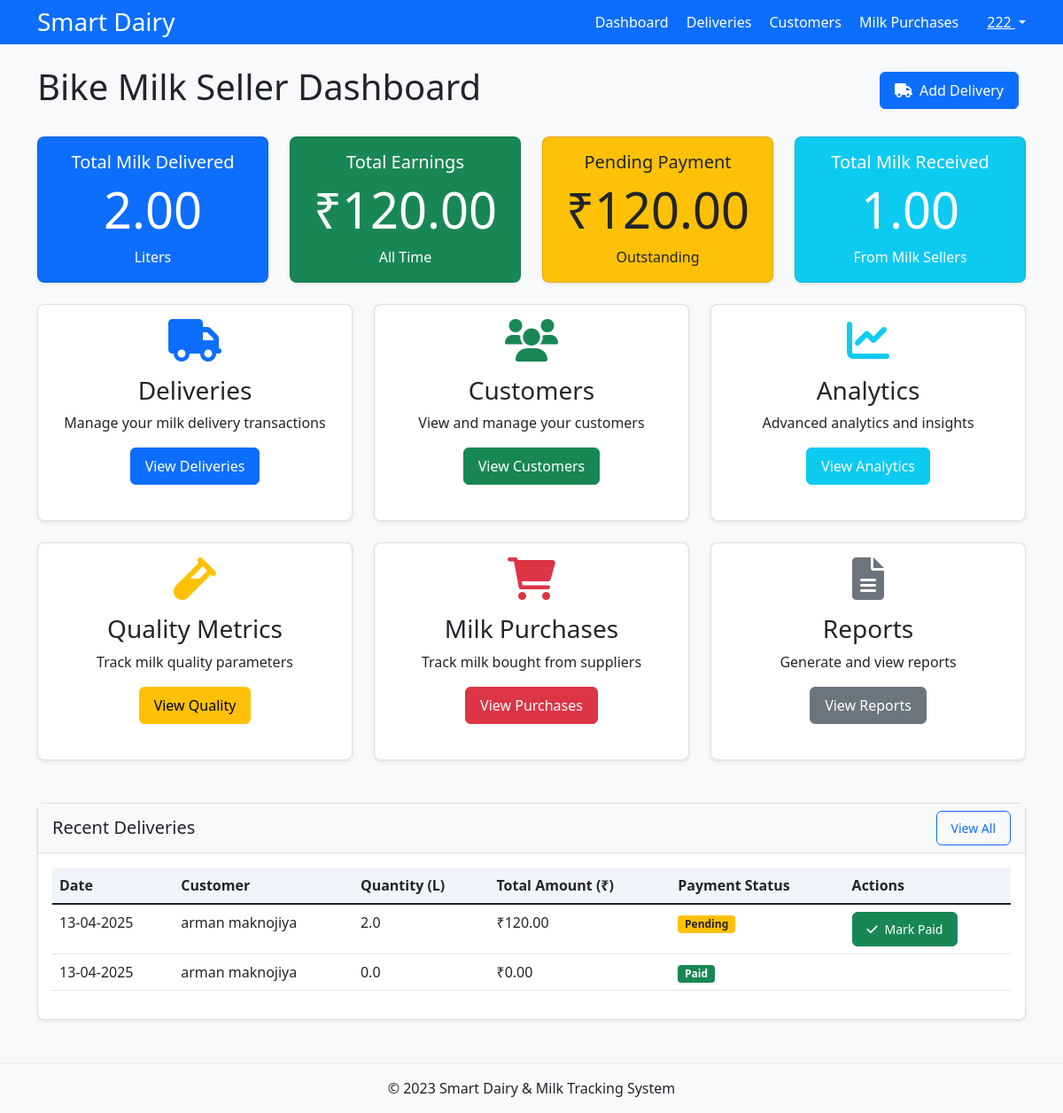
The page /bike-milk-seller/dashboard (signed in) on the database its author committed.
### app/models/user.py (models this page shows, shortened)
class User(UserMixin, db.Model):
    id = db.Column(db.Integer, primary_key=True)
    name = db.Column(db.String(100), nullable=False)
    email = db.Column(db.String(100), unique=True, nullable=False)
    password = db.Column(db.String(100), nullable=False)
    role = db.Column(db.String(20), nullable=False)
    phone = db.Column(db.String(15))
    address = db.Column(db.Text)
    created_at = db.Column(db.DateTime, default=datetime.utcnow)
    milk_transactions_as_seller = db.relationship(
        'MilkTransaction',
        foreign_keys='MilkTransaction.seller_id',
        backref='seller',
        lazy=True
    )
    milk_transactions_as_buyer = db.relationship(
        'MilkTransaction',
        foreign_keys='MilkTransaction.buyer_id',
        backref='buyer',
        lazy=True
    )
    delivery_transactions = db.relationship(
        'DeliveryTransaction',
        foreign_keys='DeliveryTransaction.bike_seller_id',
        backref='bike_seller',
        lazy=True
    )
    dairy_stocks = db.relationship(
        'DairyStock',
        foreign_keys='DairyStock.dairy_holder_id',
        backref='dairy_holder',
        lazy=True
    )
    purchase_transactions = db.relationship(
        'PurchaseTransaction',
        foreign_keys='PurchaseTransaction.buyer_id',
        backref='buyer',
        lazy=True
    )
    inventory_items = db.relationship(
        'Inventory',
        foreign_keys='Inventory.user_id',
        backref='owner',
        lazy=True
    )
    def is_bike_milk_seller(self):
        return self.role == UserRole.BIKE_MILK_SELLER or self.role == 'multi_role'

### app/models/transactions.py (models this page shows, shortened)
class DeliveryTransaction(db.Model):
    id = db.Column(db.Integer, primary_key=True)
    bike_seller_id = db.Column(db.Integer, db.ForeignKey('user.id'), nullable=False)
    customer_id = db.Column(db.Integer, db.ForeignKey('customer.id'), nullable=False)
    customer_name = db.Column(db.String(100), nullable=False)
    customer_address = db.Column(db.Text, nullable=False)
    quantity = db.Column(db.Float, nullable=False)  # in liters
    price_per_liter = db.Column(db.Float, nullable=False)
    total_amount = db.Column(db.Float, nullable=False)
    date = db.Column(db.DateTime, default=datetime.utcnow)
    created_at = db.Column(db.DateTime, default=datetime.utcnow)
    is_paid = db.Column(db.Boolean, default=False)
    payment_date = db.Column(db.DateTime)

### app/routes/bike_milk_seller.py (the view)
@bike_milk_seller.route('/dashboard')
@role_required
def dashboard():
    deliveries = DeliveryTransaction.query.filter_by(bike_seller_id=current_user.id) \
                                     .order_by(DeliveryTransaction.date.desc()) \
                                     .limit(10).all()
    total_delivered = DeliveryTransaction.query.filter_by(bike_seller_id=current_user.id) \
                                       .with_entities(db.func.sum(DeliveryTransaction.quantity)).scalar() or 0
    total_earnings = DeliveryTransaction.query.filter_by(bike_seller_id=current_user.id) \
                                     .with_entities(db.func.sum(DeliveryTransaction.total_amount)).scalar() or 0
    pending_payment = DeliveryTransaction.query.filter_by(bike_seller_id=current_user.id, is_paid=False) \
                                     .with_entities(db.func.sum(DeliveryTransaction.total_amount)).scalar() or 0
    milk_purchases = MilkTransaction.query.filter_by(buyer_id=current_user.id, buyer_type='bike_milk_seller') \
                                    .order_by(MilkTransaction.date.desc()) \
                                    .limit(5).all()
    total_milk_received = MilkTransaction.query.filter_by(buyer_id=current_user.id, buyer_type='bike_milk_seller') \
                                       .with_entities(db.func.sum(MilkTransaction.quantity)).scalar() or 0
    return render_template('bike_milk_seller/dashboard.html',
                          deliveries=deliveries,
                          total_delivered=total_delivered,
                          total_earnings=total_earnings,
                          pending_payment=pending_payment,
                          milk_purchases=milk_purchases,
                          total_milk_received=total_milk_received)

### app/routes/bike_milk_seller.py (called while the page is built)
def role_required(view_function):
    @wraps(view_function)
    def decorated_function(*args, **kwargs):
        if not current_user.is_authenticated:
            return redirect(url_for('auth.login'))
        if not current_user.is_bike_milk_seller():
            flash('You must be a bike milk seller to access this page.', 'warning')
            return redirect(url_for('main.role_selection'))
        return view_function(*args, **kwargs)
    return decorated_function

### app/templates/bike_milk_seller/dashboard.html (shortened to what this page needs)
{% extends 'bike_milk_seller/base_bike_seller.html' %}
{% block content %}
<div class="d-flex justify-content-between align-items-center mb-4">
    <h1>Bike Milk Seller Dashboard</h1>
    <div>
        <a href="{{ url_for('bike_milk_seller.add_delivery') }}" class="btn btn-primary me-2">
            <i class="fas fa-truck me-1"></i> Add Delivery
        </a>
    </div>
</div>
<div class="row">
    <div class="col-md-3">
        <div class="card mb-4 bg-primary text-white">
            <div class="card-body text-center">
                <h5 class="card-title">Total Milk Delivered</h5>
                <h2 class="display-4">{{ "%.2f"|format(total_delivered) }}</h2>
                <p class="mb-0">Liters</p>
            </div>
        </div>
    </div>
    <div class="col-md-3">
        <div class="card mb-4 bg-success text-white">
            <div class="card-body text-center">
                <h5 class="card-title">Total Earnings</h5>
                <h2 class="display-4">₹{{ "%.2f"|format(total_earnings) }}</h2>
                <p class="mb-0">All Time</p>
            </div>
        </div>
    </div>
    <div class="col-md-3">
        <div class="card mb-4 bg-warning text-dark">
            <div class="card-body text-center">
                <h5 class="card-title">Pending Payment</h5>
                <h2 class="display-4">₹{{ "%.2f"|format(pending_payment) }}</h2>
                <p class="mb-0">Outstanding</p>
            </div>
        </div>
    </div>
    <div class="col-md-3">
        <div class="card mb-4 bg-info text-white">
            <div class="card-body text-center">
                <h5 class="card-title">Total Milk Received</h5>
                <h2 class="display-4">{{ "%.2f"|format(total_milk_received) }}</h2>
                <p class="mb-0">From Milk Sellers</p>
            </div>
        </div>
    </div>
</div>
<div class="row mb-4">
    <div class="col-lg-4 col-md-6 mb-4">
        <div class="card h-100 shadow-sm">
            <div class="card-body text-center">
                <div class="mb-3">
                    <i class="fas fa-truck text-primary" style="font-size: 3rem;"></i>
                </div>
                <h3 class="card-title">Deliveries</h3>
                <p class="card-text">Manage your milk delivery transactions</p>
                <a href="{{ url_for('bike_milk_seller.deliveries') }}" class="btn btn-primary">View Deliveries</a>
            </div>
        </div>
    </div>
    <div class="col-lg-4 col-md-6 mb-4">
        <div class="card h-100 shadow-sm">
            <div class="card-body text-center">
                <div class="mb-3">
                    <i class="fas fa-users text-success" style="font-size: 3rem;"></i>
                </div>
                <h3 class="card-title">Customers</h3>
                <p class="card-text">View and manage your customers</p>
                <a href="{{ url_for('bike_milk_seller.customer_list') }}" class="btn btn-success">View Customers</a>
            </div>
        </div>
    </div>
    <div class="col-lg-4 col-md-6 mb-4">
        <div class="card h-100 shadow-sm">
            <div class="card-body text-center">
                <div class="mb-3">
                    <i class="fas fa-chart-line text-info" style="font-size: 3rem;"></i>
                </div>
                <h3 class="card-title">Analytics</h3>
                <p class="card-text">Advanced analytics and insights</p>
                <a href="{{ url_for('bike_milk_seller.analytics') }}" class="btn btn-info text-white">View Analytics</a>
            </div>
        </div>
    </div>
    <div class="col-lg-4 col-md-6 mb-4">
        <div class="card h-100 shadow-sm">
            <div class="card-body text-center">
                <div class="mb-3">
                    <i class="fas fa-vial text-warning" style="font-size: 3rem;"></i>
                </div>
                <h3 class="card-title">Quality Metrics</h3>
                <p class="card-text">Track milk quality parameters</p>
                <a href="{{ url_for('bike_milk_seller.quality') }}" class="btn btn-warning">View Quality</a>
            </div>
        </div>
    </div>
    <div class="col-lg-4 col-md-6 mb-4">
        <div class="card h-100 shadow-sm">
            <div class="card-body text-center">
                <div class="mb-3">
                    <i class="fas fa-shopping-cart text-danger" style="font-size: 3rem;"></i>
                </div>
                <h3 class="card-title">Milk Purchases</h3>
                <p class="card-text">Track milk bought from suppliers</p>
                <a href="{{ url_for('bike_milk_seller.milk_purchases') }}" class="btn btn-danger">View Purchases</a>
            </div>
        </div>
    </div>
    <div class="col-lg-4 col-md-6 mb-4">
        <div class="card h-100 shadow-sm">
            <div class="card-body text-center">
                <div class="mb-3">
                    <i class="fas fa-file-alt text-secondary" style="font-size: 3rem;"></i>
                </div>
                <h3 class="card-title">Reports</h3>
                <p class="card-text">Generate and view reports</p>
                <a href="{{ url_for('bike_milk_seller.reports') }}" class="btn btn-secondary">View Reports</a>
            </div>
        </div>
    </div>
</div>
<div class="card mb-4">
    <div class="card-header d-flex justify-content-between align-items-center bg-light">
        <h5 class="mb-0">Recent Deliveries</h5>
        <a href="{{ url_for('bike_milk_seller.deliveries') }}" class="btn btn-sm btn-outline-primary">View All</a>
    </div>
    <div class="card-body">
        <div class="table-responsive">
            <table class="table table-hover">
                <thead>
                    <tr>
                        <th>Date</th>
                        <th>Customer</th>
                        <th>Quantity (L)</th>
                        <th>Total Amount (₹)</th>
                        <th>Payment Status</th>
                        <th>Actions</th>
                    </tr>
                </thead>
                <tbody>
                    {% for delivery in deliveries %}
                        <tr>
                            <td>{{ delivery.date.strftime('%d-%m-%Y') }}</td>
                            <td>{{ delivery.customer_name }}</td>
                            <td>{{ "%.1f"|format(delivery.quantity) }}</td>
                            <td>₹{{ "%.2f"|format(delivery.total_amount) }}</td>
                            <td>
                                {% if delivery.is_paid %}
                                    <span class="badge bg-success">Paid</span>
                                {% else %}
                                    <span class="badge bg-warning text-dark">Pending</span>
                                {% endif %}
                            </td>
                            <td>
                                {% if not delivery.is_paid %}
                                    <form method="POST" action="{{ url_for('bike_milk_seller.update_payment', delivery_id=delivery.id) }}" style="display: inline;">
                                        <button type="submit" class="btn btn-sm btn-success">
                                            <i class="fas fa-check me-1"></i> Mark Paid
                                        </button>
                                    </form>
                                {% endif %}
                            </td>
                        </tr>
                    {% else %}
                        <tr>
                            <td colspan="6" class="text-center">No deliveries found</td>
                        </tr>
                    {% endfor %}
                </tbody>
            </table>
        </div>
    </div>
</div>
{% endblock %}

### app/templates/bike_milk_seller/base_bike_seller.html (shortened to what this page needs)
<!DOCTYPE html>
<html lang="en">
<head>
    <link href="https://cdn.jsdelivr.net/npm/bootstrap@5.1.3/dist/css/bootstrap.min.css" rel="stylesheet">
    <link rel="stylesheet" href="https://cdnjs.cloudflare.com/ajax/libs/font-awesome/6.0.0-beta3/css/all.min.css">
    <link rel="stylesheet" href="{{ url_for('static', filename='css/style.css') }}">
</head>
<body>
    <div class="bg-primary text-white py-2">
        <div class="container d-flex justify-content-between align-items-center">
            <a href="{{ url_for('bike_milk_seller.dashboard') }}" class="text-white text-decoration-none h3 mb-0">
                Smart Dairy
            </a>
            <div class="d-flex align-items-center">
                <div class="me-3">
                    <a href="{{ url_for('bike_milk_seller.dashboard') }}" class="text-white text-decoration-none me-3">Dashboard</a>
                    <a href="{{ url_for('bike_milk_seller.deliveries') }}" class="text-white text-decoration-none me-3">Deliveries</a>
                    <a href="{{ url_for('bike_milk_seller.customer_list') }}" class="text-white text-decoration-none me-3">Customers</a>
                    <a href="{{ url_for('bike_milk_seller.milk_purchases') }}" class="text-white text-decoration-none me-3">Milk Purchases</a>
                </div>
                <div class="dropdown">
                    <a class="text-white dropdown-toggle" href="#" role="button" id="userDropdown" data-bs-toggle="dropdown" aria-expanded="false">
                        {{ current_user.name }}
                    </a>
                </div>
            </div>
        </div>
    </div>
    <div class="container my-4">
        {% block content %}{% endblock %}
    </div>
    <footer class="bg-light py-3 mt-5">
        <div class="container text-center">
            <p class="mb-0">&copy; 2023 Smart Dairy & Milk Tracking System</p>
        </div>
    </footer>
</body>
</html>

### app/static/css/style.css (style rules this page uses)
body { background-color: #f8f9fa; font-family: 'Segoe UI', Tahoma, Geneva, Verdana, sans-serif; }
.card { border-radius: 0.5rem; box-shadow: 0 0.125rem 0.25rem rgba(0, 0, 0, 0.075); margin-bottom: 1.5rem; }
.card-header { border-top-left-radius: 0.5rem; border-top-right-radius: 0.5rem; }
.card.bg-primary, .card.bg-success, .card.bg-warning { transition: transform 0.3s; }
.table th { background-color: #f1f5f9; font-weight: 600; }
.btn { border-radius: 0.375rem; padding: 0.5rem 1rem; font-weight: 500; }
.btn-primary { background-color: #0d6efd; border-color: #0d6efd; }
footer { border-top: 1px solid #e9ecef; }
.badge.bg-success { background-color: #198754 !important; }
.badge.bg-warning { background-color: #ffc107 !important; }

### rows shown on the page
User: name "222"
DeliveryTransaction: date "13-04-2025", customer_name "arman maknojiya", quantity "2.0", total_amount "120.00", is_paid "Pending"
DeliveryTransaction: date "13-04-2025", customer_name "arman maknojiya", quantity "0.0", total_amount "0.00", is_paid "Paid"

### other values the page prints
{{ "%.2f"|format(total_delivered) }} "2.00"
{{ "%.2f"|format(total_earnings) }} "120.00"
{{ "%.2f"|format(pending_payment) }} "120.00"
{{ "%.2f"|format(total_milk_received) }} "1.00"
